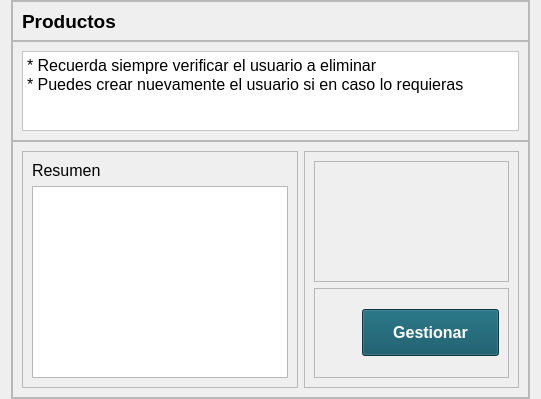
               <widget class="QWidget" name="pageC_Buscar">
                <property name="styleSheet">
                 <string notr="true">QPushButton
{
color: rgb(255, 255, 255);
background-color: rgb(8, 80, 97);
}</string>
                </property>
                <layout class="QHBoxLayout" name="horizontalLayout_10">
                 <property name="spacing">
                  <number>0</number>
                 </property>
                 <property name="topMargin">
                  <number>0</number>
                 </property>
                 <property name="bottomMargin">
                  <number>0</number>
                 </property>
                 <item>
                  <widget class="QFrame" name="frame_4">
                   <property name="maximumSize">
                    <size>
                     <width>700</width>
                     <height>1000000</height>
                    </size>
                   </property>
                   <property name="font">
                    <font>
                     <pointsize>10</pointsize>
                    </font>
                   </property>
                   <property name="frameShape">
                    <enum>QFrame::StyledPanel</enum>
                   </property>
                   <property name="frameShadow">
                    <enum>QFrame::Raised</enum>
                   </property>
                   <layout class="QVBoxLayout" name="verticalLayout_11">
                    <property name="spacing">
                     <number>0</number>
                    </property>
                    <property name="leftMargin">
                     <number>0</number>
                    </property>
                    <property name="topMargin">
                     <number>0</number>
                    </property>
                    <property name="rightMargin">
                     <number>0</number>
                    </property>
                    <property name="bottomMargin">
                     <number>0</number>
                    </property>
                    <item>
                     <widget class="QFrame" name="frame_6">
                      <property name="minimumSize">
                       <size>
                        <width>0</width>
                        <height>40</height>
                       </size>
                      </property>
                      <property name="maximumSize">
                       <size>
                        <width>16777215</width>
                        <height>40</height>
                       </size>
                      </property>
                      <property name="frameShape">
                       <enum>QFrame::StyledPanel</enum>
                      </property>
                      <property name="frameShadow">
                       <enum>QFrame::Raised</enum>
                      </property>
                      <layout class="QHBoxLayout" name="horizontalLayout_11">
                       <property name="topMargin">
                        <number>0</number>
                       </property>
                       <property name="bottomMargin">
                        <number>0</number>
                       </property>
                       <item>
                        <widget class="QLabel" name="label_6">
                         <property name="font">
                          <font>
                           <pointsize>14</pointsize>
                           <weight>75</weight>
                           <bold>true</bold>
                          </font>
                         </property>
                         <property name="text">
                          <string>Productos</string>
                         </property>
                        </widget>
                       </item>
                      </layout>
                     </widget>
                    </item>
                    <item>
                     <widget class="QFrame" name="frame_13">
                      <property name="minimumSize">
                       <size>
                        <width>0</width>
                        <height>100</height>
                       </size>
                      </property>
                      <property name="maximumSize">
                       <size>
                        <width>16777215</width>
                        <height>100</height>
                       </size>
                      </property>
                      <property name="frameShape">
                       <enum>QFrame::StyledPanel</enum>
                      </property>
                      <property name="frameShadow">
                       <enum>QFrame::Raised</enum>
                      </property>
                      <layout class="QHBoxLayout" name="horizontalLayout_17">
                       <item>
                        <widget class="QTextBrowser" name="textBrowser_3">
                         <property name="styleSheet">
                          <string notr="true">background-color: rgb(255, 255, 255);</string>
                         </property>
                         <property name="html">
                          <string>&lt;!DOCTYPE HTML PUBLIC &quot;-//W3C//DTD HTML 4.0//EN&quot; &quot;http://www.w3.org/TR/REC-html40/strict.dtd&quot;&gt;
&lt;html&gt;&lt;head&gt;&lt;meta name=&quot;qrichtext&quot; content=&quot;1&quot; /&gt;&lt;style type=&quot;text/css&quot;&gt;
p, li { white-space: pre-wrap; }
&lt;/style&gt;&lt;/head&gt;&lt;body style=&quot; font-family:'MS Shell Dlg 2'; font-size:8.25pt; font-weight:400; font-style:normal;&quot;&gt;
&lt;p style=&quot; margin-top:0px; margin-bottom:0px; margin-left:0px; margin-right:0px; -qt-block-indent:0; text-indent:0px;&quot;&gt;&lt;span style=&quot; font-size:12pt;&quot;&gt;* Recuerda siempre verificar el usuario a eliminar&lt;/span&gt;&lt;/p&gt;
&lt;p style=&quot; margin-top:0px; margin-bottom:0px; margin-left:0px; margin-right:0px; -qt-block-indent:0; text-indent:0px;&quot;&gt;&lt;span style=&quot; font-size:12pt;&quot;&gt;* Puedes crear nuevamente el usuario si en caso lo requieras&lt;/span&gt;&lt;/p&gt;
&lt;p style=&quot;-qt-paragraph-type:empty; margin-top:0px; margin-bottom:0px; margin-left:0px; margin-right:0px; -qt-block-indent:0; text-indent:0px; font-size:12pt;&quot;&gt;&lt;br /&gt;&lt;/p&gt;&lt;/body&gt;&lt;/html&gt;</string>
                         </property>
                        </widget>
                       </item>
                      </layout>
                     </widget>
                    </item>
                    <item>
                     <widget class="QFrame" name="frame_14">
                      <property name="frameShape">
                       <enum>QFrame::StyledPanel</enum>
                      </property>
                      <property name="frameShadow">
                       <enum>QFrame::Raised</enum>
                      </property>
                      <layout class="QHBoxLayout" name="horizontalLayout_19">
                       <item>
                        <widget class="QFrame" name="frame_27">
                         <property name="maximumSize">
                          <size>
                           <width>300</width>
                           <height>16777215</height>
                          </size>
                         </property>
                         <property name="frameShape">
                          <enum>QFrame::StyledPanel</enum>
                         </property>
                         <property name="frameShadow">
                          <enum>QFrame::Raised</enum>
                         </property>
                         <layout class="QVBoxLayout" name="verticalLayout_21">
                          <item>
                           <widget class="QLabel" name="label_12">
                            <property name="font">
                             <font>
                              <pointsize>12</pointsize>
                             </font>
                            </property>
                            <property name="text">
                             <string>Resumen</string>
                            </property>
                           </widget>
                          </item>
                          <item>
                           <widget class="QTextBrowser" name="textBrowser_6"/>
                          </item>
                         </layout>
                        </widget>
                       </item>
                       <item>
                        <widget class="QFrame" name="frame_35">
                         <property name="maximumSize">
                          <size>
                           <width>300</width>
                           <height>16777215</height>
                          </size>
                         </property>
                         <property name="frameShape">
                          <enum>QFrame::StyledPanel</enum>
                         </property>
                         <property name="frameShadow">
                          <enum>QFrame::Raised</enum>
                         </property>
                         <layout class="QVBoxLayout" name="verticalLayout_20">
                          <item>
                           <widget class="QFrame" name="frame_36">
                            <property name="frameShape">
                             <enum>QFrame::StyledPanel</enum>
                            </property>
                            <property name="frameShadow">
                             <enum>QFrame::Raised</enum>
                            </property>
                           </widget>
                          </item>
                          <item>
                           <widget class="QFrame" name="frame_37">
                            <property name="minimumSize">
                             <size>
                              <width>137</width>
                              <height>47</height>
                             </size>
                            </property>
                            <property name="maximumSize">
                             <size>
                              <width>16777215</width>
                              <height>90</height>
                             </size>
                            </property>
                            <property name="frameShape">
                             <enum>QFrame::StyledPanel</enum>
                            </property>
                            <property name="frameShadow">
                             <enum>QFrame::Raised</enum>
                            </property>
                            <layout class="QHBoxLayout" name="horizontalLayout_26">
                             <item>
                              <spacer name="horizontalSpacer_4">
                               <property name="orientation">
                                <enum>Qt::Horizontal</enum>
                               </property>
                               <property name="sizeHint" stdset="0">
                                <size>
                                 <width>38</width>
                                 <height>20</height>
                                </size>
                               </property>
                              </spacer>
                             </item>
                             <item>
                              <widget class="QPushButton" name="btnProducto">
                               <property name="minimumSize">
                                <size>
                                 <width>137</width>
                                 <height>47</height>
                                </size>
                               </property>
                               <property name="font">
                                <font>
                                 <pointsize>12</pointsize>
                                 <weight>75</weight>
                                 <bold>true</bold>
                                </font>
                               </property>
                               <property name="text">
                                <string>Gestionar</string>
                               </property>
                              </widget>
                             </item>
                             <item>
                              <spacer name="horizontalSpacer_5">
                               <property name="orientation">
                                <enum>Qt::Horizontal</enum>
                               </property>
                               <property name="sizeHint" stdset="0">
                                <size>
                                 <width>0</width>
                                 <height>20</height>
                                </size>
                               </property>
                              </spacer>
                             </item>
                            </layout>
                           </widget>
                          </item>
                         </layout>
                        </widget>
                       </item>
                      </layout>
                     </widget>
                    </item>
                   </layout>
                  </widget>
                 </item>
                </layout>
               </widget>
